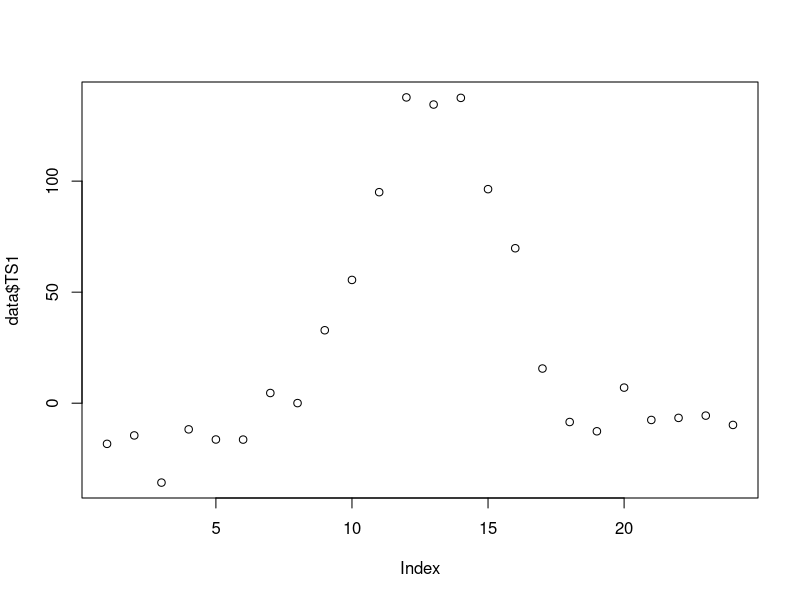

Source code (R):
## ---- chunk 1
data <- read.csv("dataset.csv", header=TRUE)
plot(data$TS1)
